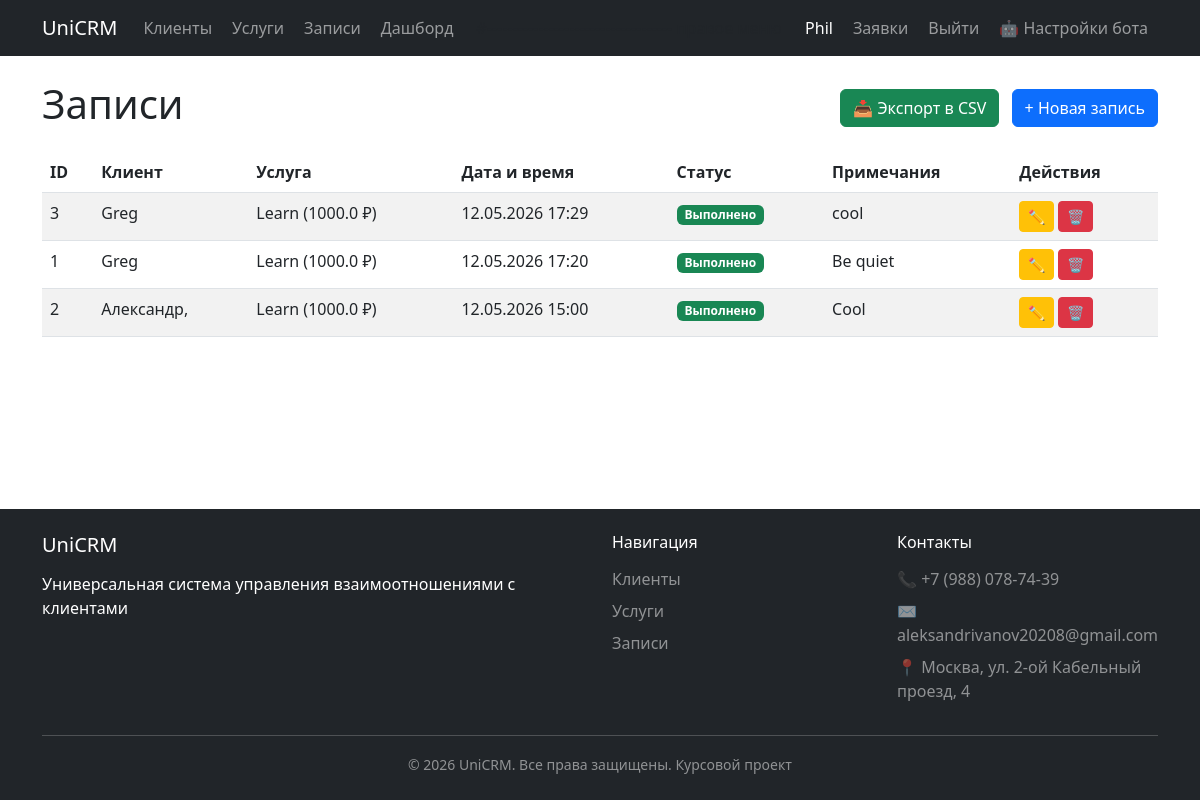
The app's page /appointments (signed in) with its own data.
### app/models/user.py (models this page shows, shortened)
class User(UserMixin, db.Model):
    __tablename__ = 'users'
    id = db.Column(db.Integer, primary_key=True)
    username = db.Column(db.String(80), unique=True, nullable=False)
    email = db.Column(db.String(120), unique=True, nullable=False)
    password_hash = db.Column(db.String(200), nullable=False)
    role = db.Column(db.String(20), nullable=False, default='employee')  # owner, employee
    business_id = db.Column(db.Integer, db.ForeignKey('businesses.id'), nullable=True)
    created_at = db.Column(db.DateTime, default=datetime.utcnow)
    invites_sent = db.relationship('Invite', foreign_keys='Invite.user_id', backref='user', lazy=True)

### app/models/appointment.py (models this page shows, shortened)
class Appointment(db.Model):
    __tablename__ = 'appointments'
    id = db.Column(db.Integer, primary_key=True)
    client_id = db.Column(db.Integer, db.ForeignKey('clients.id'), nullable=False)
    service_id = db.Column(db.Integer, db.ForeignKey('services.id'), nullable=False)
    appointment_time = db.Column(db.DateTime, nullable=False)
    status = db.Column(db.String(20), default='sceduled')
    notes = db.Column(db.Text, nullable=True)
    created_at = db.Column(db.DateTime, default=datetime.utcnow)
    employee_id = db.Column(db.Integer, db.ForeignKey('users.id'), nullable=True)
    employee = db.relationship('User', foreign_keys=[employee_id], backref='appointments')
    business_id = db.Column(db.Integer, db.ForeignKey('businesses.id'), nullable=False)

### app/models/client.py (models this page shows, shortened)
class Client(db.Model):
    __tablename__ = 'clients'
    id = db.Column(db.Integer, primary_key=True)
    name = db.Column(db.String(100), nullable=False)
    phone = db.Column(db.String(20), unique=False, nullable=False)
    comment = db.Column(db.String(200), nullable=True)
    created_at = db.Column(db.DateTime, default=datetime.utcnow)
    chat_id = db.Column(db.String(50), nullable = True)
    appointments = db.relationship('Appointment', backref='client', lazy=True)
    business_id = db.Column(db.Integer, db.ForeignKey('businesses.id'), nullable=False)
    __table_args___ = (
        db.UniqueConstraint('phone', 'business_id', name = 'unique_phone_per_business')
    )

### app/models/service.py (models this page shows, shortened)
class Service(db.Model):
    __tablename__ = 'services'
    id = db.Column(db.Integer, primary_key=True)
    name = db.Column(db.String(100), nullable=False)
    price = db.Column(db.Float, nullable=False)
    duration_minutes = db.Column(db.Integer, nullable=False)
    appointments = db.relationship('Appointment', backref='service', lazy=True)
    business_id = db.Column(db.Integer, db.ForeignKey('businesses.id'), nullable=False)

### app/routes/appointment_routes.py (the view)
@appointments_bp.route('/appointments')
@login_required
def index():
    if not current_user.business_id:
        flash('Сначала привяжитесь к бизнесу', 'warning')
        return redirect(url_for('dashboard.index'))
    appointments = Appointment.query.filter_by(
        business_id=current_user.business_id
    ).order_by(Appointment.appointment_time.desc()).all()
    return render_template('appointments/index.html', appointments=appointments)

### app/__init__.py (called while the page is built)
@login_manager.user_loader
def load_user(user_id):
    from app.models.user import User
    return User.query.get(int(user_id))

### app/templates/appointments/index.html (shortened to what this page needs)
{% extends "base.html" %}
{% block content %}
<div class="d-flex justify-content-between align-items-center mb-3">
    <h1>Записи</h1>
    <div>
        <a href="{{ url_for('appointments.export') }}" class="btn btn-success me-2">
            📥 Экспорт в CSV
        </a>
        <a href="{{ url_for('appointments.create') }}" class="btn btn-primary">
            + Новая запись
        </a>
    </div>
</div>
<div class="table-responsive">
    <table class="table table-striped">
        <thead>
            <tr>
                <th>ID</th>
                <th>Клиент</th>
                <th>Услуга</th>
                <th>Дата и время</th>
                <th>Статус</th>
                <th>Примечания</th>
                <th>Действия</th>
            </tr>
        </thead>
        <tbody>
            {% for appointment in appointments %}
            <tr>
                <td>{{ appointment.id }}</td>
                <td>{{ appointment.client.name }}</td>
                <td>{{ appointment.service.name }} ({{ appointment.service.price }} ₽)</td>
                <td>{{ appointment.appointment_time.strftime('%d.%m.%Y %H:%M') }}</td>
                <td>
                    {% if appointment.status == 'completed' %}
                        <span class="badge bg-success">Выполнено</span>
                    {% elif appointment.status == 'cancelled' %}
                        <span class="badge bg-danger">Отменено</span>
                    {% else %}
                        <span class="badge bg-warning">Запланировано</span>
                    {% endif %}
                </td>
                <td>{{ appointment.notes or '-' }}</td>
                <td>
                    <a href="{{ url_for('appointments.edit', id=appointment.id) }}" class="btn btn-sm btn-warning">✏️</a>
                    <form action="{{ url_for('appointments.delete', id=appointment.id) }}" method="post" style="display:inline;">
                        <button type="submit" class="btn btn-sm btn-danger" onclick="return confirm('Точно удалить?')">🗑️</button>
                    </form>
                </td>
            </tr>
            {% else %}
            <tr>
                <td colspan="7" class="text-center">Пока нет записей</td>
            </tr>
            {% endfor %}
        </tbody>
    </table>
</div>
{% endblock %}

### app/templates/base.html (shortened to what this page needs)
<!DOCTYPE html>
<html lang="ru" class="h-100">
<head>
    <link href="http://cdn.jsdelivr.net/npm/bootstrap@5.3.0/dist/css/bootstrap.min.css" rel="stylesheet">
</head>
<body>
    <nav class="navbar navbar-expand-lg navbar-dark bg-dark">
    <div class="container">
        <a class="navbar-brand" href="/">UniCRM</a>
        <div class="collapse navbar-collapse" id="navbarNav">
            <ul class="navbar-nav me-auto">
                <li class="nav-item">
                    <a class="nav-link" href="/clients">Клиенты</a>
                </li>
                <li class="nav-item">
                    <a class="nav-link" href="/services">Услуги</a>
                </li>
                <li class="nav-item">
                    <a class="nav-link" href="/appointments">Записи</a>
                </li>
                {% if current_user.is_authenticated and current_user.business_id %}
                <li class="nav-item">
                    <a class="nav-link" href="/dashboard">Дашборд</a>
                </li>
                {% endif %}
            </ul>
            <ul class="navbar-nav ms-auto">
                {% if current_user.is_authenticated %}
                <li class="nav-item">
                    <span class="nav-link text-white">{{ current_user.username }}</span>
                </li>
                {% if current_user.is_authenticated and current_user.role == 'owner' and current_user.business_id %}
                <li class="nav-item">
                    <a class="nav-link" href="{{ url_for('auth.invites') }}">Заявки</a>
                </li>
                {% endif %}
                <li class="nav-item">
                    <a class="nav-link" href="{{ url_for('auth.logout') }}">Выйти</a>
                </li>
                {% endif %}
                {% if current_user.is_authenticated and current_user.role == 'owner' and current_user.business_id %}
                <li class="nav-item">
                    <a class="nav-link" href="{{ url_for('bot.bot_settings') }}">🤖 Настройки бота</a>
                </li>
                {% endif %}
            </ul>
        </div>
    </div>
</nav>
    <main class="container mt-4">
        {% block content %}{% endblock %}
    </main>
    <footer class="bg-dark text-white mt-5 py-4">
        <div class="container">
            <div class="row">
                <div class="col-md-6">
                    <h5>UniCRM</h5>
                    <p>Универсальная система управления взаимоотношениями с клиентами</p>
                </div>
                <div class="col-md-3">
                    <h6>Навигация</h6>
                    <ul class="list-unstyled">
                        <li><a href="/clients" class="text-white-50 text-decoration-none">Клиенты</a></li>
                        <li><a href="/services" class="text-white-50 text-decoration-none">Услуги</a></li>
                        <li><a href="/appointments" class="text-white-50 text-decoration-none">Записи</a></li>
                    </ul>
                </div>
                <div class="col-md-3">
                    <h6>Контакты</h6>
                    <ul class="list-unstyled text-white-50">
                        <li>📞 +7 (988) 078-74-39</li>
                        <li>✉️ aleksandrivanov20208@gmail.com</li>
                        <li>📍 Москва, ул. 2-ой Кабельный проезд, 4</li>
                    </ul>
                </div>
            </div>
            <hr class="bg-white">
            <div class="text-center text-white-50">
                <small>© 2026 UniCRM. Все права защищены. Курсовой проект</small>
            </div>
        </div>
    </footer>
</body>
</html>

### app/templates/base.html (style rules this page uses)
html, body { height: 100%; }
body { display: flex; flex-direction: column; }
.container { flex: 1 0 auto; }
footer { flex-shrink: 0; }
.navbar-nav .nav-link { transition: all 0.3s ease; padding: 8px 15px; margin: 0 2px; }
footer hr { opacity: 0.2; }
footer h5, footer h6 { color: #fff; margin-bottom: 15px; }
footer ul li { margin-bottom: 8px; }

### records on screen
User: username "Phil"
Appointment: id "3", client.name "Greg", service.name "Learn", service.price "1000.0", appointment_time "12.05.2026 17:29", status "Выполнено", notes "cool"
Appointment: id "1", client.name "Greg", service.name "Learn", service.price "1000.0", appointment_time "12.05.2026 17:20", status "Выполнено", notes "Be quiet"
Appointment: id "2", client.name "Александр,", service.name "Learn", service.price "1000.0", appointment_time "12.05.2026 15:00", status "Выполнено", notes "Cool"
